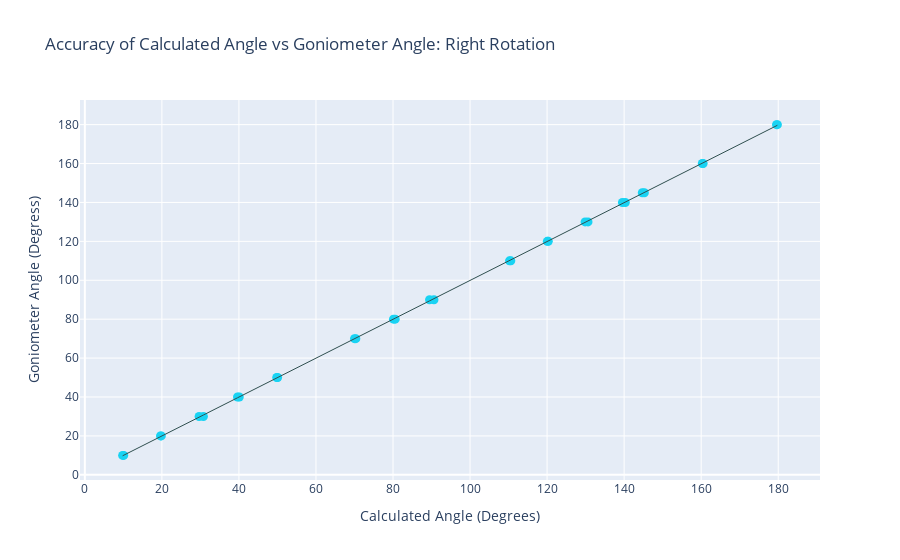

Notebook code cell kept with this figure:
### Code cell
#Plot the results as a scatter plot with the line of best fit
fig = px.scatter(right_df, x="Goniometer", y="Calculated", trendline="ols", title="Accuracy of Calculated Angle vs Goniometer Angle: Right Rotation",
                labels={"Goniometer": "Goniometer Angle (Degress)", "Calculated": "Calculated Angle (Degrees)"})
fig.update_traces(marker=dict(size=9, color="#19D3F3"),selector=dict(mode='markers'))
fig.update_traces(line=dict(width=1, color="DarkSlateGrey"))
fig.update
fig.show()

### Figure 1 — Plotly figure (JSON) as saved in the notebook; plotly's stock layout.template omitted (floating-point values rounded to 4 significant figures)
{"data": [{"hovertemplate": "Calculated Angle (Degrees)=%{x}<br>Goniometer Angle (Degress)=%{y}<extra></extra>", "legendgroup": "", "line": {"color": "DarkSlateGrey", "width": 1}, "marker": {"color": "#19D3F3", "size": 9, "symbol": "circle"}, "mode": "markers", "name": "", "showlegend": false, "type": "scatter", "x": [9.81, 10.09, 19.64, 19.85, 29.66, 30.78, 40.09, 39.64, 49.82, 50.04, 70, 70.35, 80.12, 80.57, 89.49, 90.63, 110.6, 110.2, 120.3, 120.1, 130.6, 129.9, 140.3, 139.6, 144.7, 145.2, 160.5, 160.3, 179.8, 179.6], "xaxis": "x", "y": [10, 10, 20, 20, 30, 30, 40, 40, 50, 50, 70, 70, 80, 80, 90, 90, 110, 110, 120, 120, 130, 130, 140, 140, 145, 145, 160, 160, 180, 180], "yaxis": "y"}, {"hovertemplate": "<b>OLS trendline</b><br>Goniometer = 0.999316 * Calculated + -0.0105793<br>R<sup>2</sup>=0.999952<br><br>Calculated Angle (Degrees)=%{x}<br>Goniometer Angle (Degress)=%{y} <b>(trend)</b><extra></extra>", "legendgroup": "", "line": {"color": "DarkSlateGrey", "width": 1}, "marker": {"color": "#636efa", "symbol": "circle"}, "mode": "lines", "name": "", "showlegend": false, "type": "scatter", "x": [9.81, 10.09, 19.64, 19.85, 29.66, 30.78, 39.64, 40.09, 49.82, 50.04, 70, 70.35, 80.12, 80.57, 89.49, 90.63, 110.2, 110.6, 120.1, 120.3, 129.9, 130.6, 139.6, 140.3, 144.7, 145.2, 160.3, 160.5, 179.6, 179.8], "xaxis": "x", "y": [9.793, 10.07, 19.62, 19.83, 29.63, 30.75, 39.6, 40.05, 49.78, 50.0, 69.94, 70.29, 80.05, 80.5, 89.42, 90.56, 110.2, 110.5, 120.0, 120.2, 129.8, 130.5, 139.5, 140.2, 144.6, 145.1, 160.2, 160.4, 179.4, 179.6], "yaxis": "y"}], "layout": {"legend": {"tracegroupgap": 0}, "title": {"text": "Accuracy of Calculated Angle vs Goniometer Angle: Right Rotation"}, "xaxis": {"anchor": "y", "domain": [0, 1], "title": {"text": "Calculated Angle (Degrees)"}}, "yaxis": {"anchor": "x", "domain": [0, 1], "title": {"text": "Goniometer Angle (Degress)"}}}}
